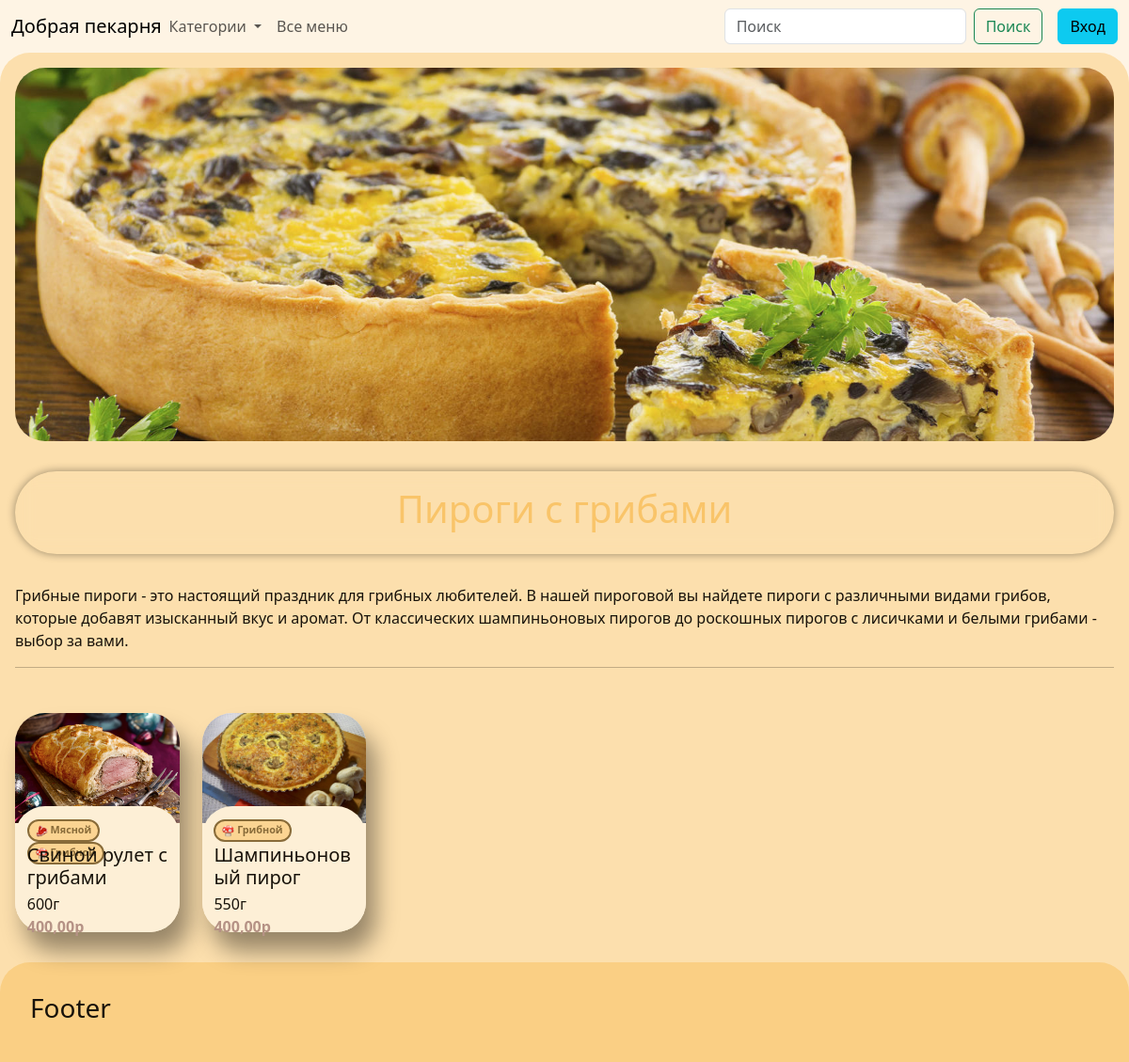
The page /topic/4/ on the database its author committed.
### products/models.py (models this page shows, shortened)
class Tag(models.Model):
    title = models.CharField(max_length=64, null=False, blank=False, verbose_name='Наименование для тега')
    title_for_topic = models.CharField(max_length=64, null=True, blank=True, verbose_name='Наименование')
    description = models.TextField(null=True, blank=True, verbose_name='Описание')
    board_image = models.ImageField(null=True, blank=True, upload_to='tags_img/board')
    icon_image = models.ImageField(null=True, blank=True, upload_to='tags_img/icon')
    class Meta:
        verbose_name = 'Тег'
        verbose_name_plural = 'Теги'

class Product(models.Model):
    title = models.CharField(max_length=64, null=False, blank=False, verbose_name='Наименование')
    description = models.TextField(verbose_name='Описание')
    weight = models.IntegerField(null=False, blank=False, verbose_name='Вес (гр.)')
    image = models.ImageField(null=True, blank=True, upload_to='products_img/')
    class Meta:
        verbose_name = 'Продукт'
        verbose_name_plural = 'Продукты'

class TagAndProduct(models.Model):
    product = models.ForeignKey('Product', on_delete=models.CASCADE, null=False, blank=False, verbose_name='Продукт')
    tag = models.ForeignKey('Tag', on_delete=models.CASCADE, null=False, blank=False, verbose_name='Тег')
    class Meta:
        verbose_name = 'Тег и продукт'
        verbose_name_plural = 'Теги и продукты'
        unique_together = ('product', 'tag')

### pages/views.py (the view)
# urls.py: path('topic/<int:topic_id>/', views.topic, name='topic'),
def topic(request, topic_id):
    topic = get_object_or_404(Tag, id=topic_id)
    orders = get_popular(None).annotate(price=F('pricelistposition__price'))
    orders = orders.filter(tagandproduct__tag__id=topic.id)
    topics = Tag.objects.all()
    response = {
        'orders': orders,
        'topic': topic,
        'topics': topics,
    }
    return render(request, "products/topic_list.html", response)

### pages/views.py (called while the page is built)
def get_popular(count):
    popular_products = Product.objects.annotate(
        total_orders=Count('pricelistposition__orderposition__order', distinct=True)
    ).order_by('-total_orders')[:count]
    latest_price_list_id = PriceList.objects.aggregate(latest_id=Max('id'))['latest_id']
    latest_prices = PriceListPosition.objects.filter(price_list_id=latest_price_list_id).select_related('product')
    for product in popular_products:
        product.latest_price = latest_prices.get(product=product).price
    return popular_products

### pages/templates/products/topic_list.html (shortened to what this page needs)
{% extends 'base.html' %}
{% block content %}
<div class="row expanding-div">
    <div class="col-12" style="aspect-ratio: 3/1; text-align: center">
        <img src="{{ MEDIA_URL }}{{ topic.board_image.url}}" class="d-block w-100 img-in-topic">
        <div class="for-text-in-topic">
            <h1 class="text-in-topic">{{ topic.title_for_topic }}</h1>
        </div>
    </div>
    <div class="col-12">
        <p>{{ topic.description }}</p>
        <hr>
    </div>
    <div>
        {% include 'objects/card.html' with orders=orders %}
    </div>
</div>
{% endblock %}

### pages/templates/objects/card.html (shortened to what this page needs)
{% block content %}
    <div class="row row-cols-lg-6 row-cols-md-3 row-cols-sm-2">
        {% for item in orders %}
            <div class="col" style="margin-top: 2em">
                <div class="card custom-card" onclick="location.href='/';">
                    <div style="height: 50%;">
                        <img src="{{ MEDIA_URL }}{{ item.image.url }}" class="card-img-top">
                    </div>
                    <div class="card-body custom-card-body">
                        <div style="height: 6%; font-size: 0.9em">
                            {% for tagandproduct in item.tagandproduct_set.all|slice:":2" %}
                                <a class="badge rounded-pill text-bg custom-tag" style="height: 2.2em;" href="{% url 'topic' tagandproduct.tag.id %}">
                                        <img src="{{ MEDIA_URL }}{{ tagandproduct.tag.icon_image.url }}" class="tag-img">
                                        {{ tagandproduct.tag.title }}
                                    </a>
                            {% endfor %}
                        </div>
                        <div style="height: 60%">
                            <h5 style="margin-bottom: 0.2em; margin-top: 1em">{{ item.title }}</h5>
                            {{ item.weight }}г
                            <div style="color: #b59285; font-weight: bold">{{ item.price }}р</div>
                        </div>
                        <div class="text-end" style="height: 40%">
                        </div>
                    </div>
                </div>
            </div>
        {% endfor %}
    </div>
{% endblock content %}

### pages/templates/objects/card.html (style rules this page uses)
.custom-card-body { height: 50%; padding: 0.8em; margin-top: -10%; border-radius: 2em; background: #fdefd6; }
.custom-card { height: auto; border-radius: 2em; aspect-ratio: 3/4; background: #fdefd6; border-style: none; box-shadow: 10px 20px 25px rgba(0, 0, 0, 0.4); }
.card-img-top { width: 100%; height: 100%; object-fit: cover; border-top-left-radius: 2em; border-top-right-radius: 2em; }
.tag-img { width: 1.2em; height: 1.2em; }
.custom-tag { border-style: solid; border-width: .2em; border-color: #886b39; background: #fbd492; color: #886b39; margin-right: 0.1em; text-decoration: none; }

### pages/templates/products/topic_list.html (style rules this page uses)
.expanding-div { display: inline-flex; margin-bottom: 2em; }
.img-in-topic { width: 100%; height: 100%; object-fit: cover; border-radius: 2rem; }
.text-in-topic { background-color: transparent; mix-blend-mode: difference; color: #f9c469; }
.for-text-in-topic { display: flow; padding: 1em; min-width: 10px; background-color: transparent; transition: background-color 0.3s ease-in-out; backdrop-filter: blur(10px); border-radius: 1000px; box-shadow: 0 0 10px rgba(0, 0, 0, 0.4); margin-top: 2em; margin-bottom: 2em; }

### pages/templates/base.html (style rules this page uses)
* { color: #17120a; }

### rows shown on the page
Tag: board_image (picture), title_for_topic "Пироги с грибами", description "Грибные пироги - это настоящий праздник для грибных любителей. В нашей пироговой вы найдете пироги с различными видами грибов, которые добавят изысканный вкус и аромат. От классических шампиньоновых пирогов до роскошных пирогов с лисичками и белыми грибами - выбор за вами."
Product: image (picture), title "Свиной рулет с грибами", weight "600", price "400,00"
TagAndProduct: tag.icon_image (picture), tag "Мясной"
TagAndProduct: tag.icon_image (picture), tag "Грибной"
Product: image (picture), title "Шампиньоновый пирог", weight "550", price "400,00"
TagAndProduct: tag.icon_image (picture), tag "Грибной"
